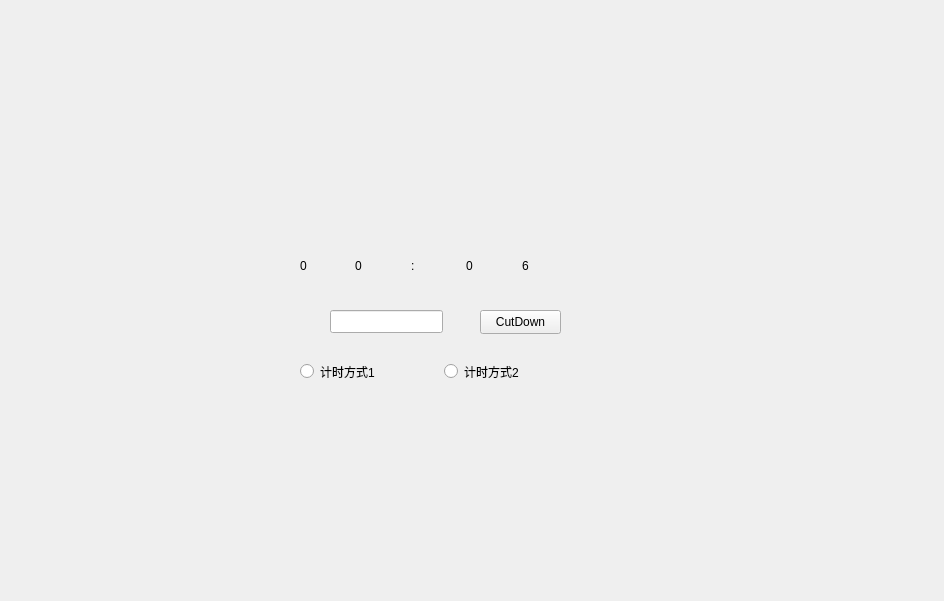
<?xml version="1.0" encoding="UTF-8"?>
<ui version="4.0">
 <class>countdown</class>
 <widget class="QWidget" name="countdown">
  <property name="geometry">
   <rect>
    <x>0</x>
    <y>0</y>
    <width>944</width>
    <height>601</height>
   </rect>
  </property>
  <property name="windowTitle">
   <string>Form</string>
  </property>
  <widget class="QLineEdit" name="lineEdit">
   <property name="geometry">
    <rect>
     <x>330</x>
     <y>310</y>
     <width>113</width>
     <height>23</height>
    </rect>
   </property>
  </widget>
  <widget class="QPushButton" name="pushButton">
   <property name="geometry">
    <rect>
     <x>480</x>
     <y>310</y>
     <width>81</width>
     <height>24</height>
    </rect>
   </property>
   <property name="text">
    <string>CutDown</string>
   </property>
  </widget>
  <widget class="QWidget" name="layoutWidget">
   <property name="geometry">
    <rect>
     <x>300</x>
     <y>240</y>
     <width>271</width>
     <height>51</height>
    </rect>
   </property>
   <layout class="QHBoxLayout" name="horizontalLayout">
    <item>
     <widget class="QLabel" name="label">
      <property name="text">
       <string>0</string>
      </property>
     </widget>
    </item>
    <item>
     <widget class="QLabel" name="label_2">
      <property name="text">
       <string>0</string>
      </property>
     </widget>
    </item>
    <item>
     <widget class="QLabel" name="label_3">
      <property name="text">
       <string>:</string>
      </property>
     </widget>
    </item>
    <item>
     <widget class="QLabel" name="label_4">
      <property name="text">
       <string>0</string>
      </property>
     </widget>
    </item>
    <item>
     <widget class="QLabel" name="label_5">
      <property name="text">
       <string>6</string>
      </property>
     </widget>
    </item>
   </layout>
  </widget>
  <widget class="QWidget" name="">
   <property name="geometry">
    <rect>
     <x>300</x>
     <y>360</y>
     <width>281</width>
     <height>23</height>
    </rect>
   </property>
   <layout class="QHBoxLayout" name="horizontalLayout_2">
    <item>
     <widget class="QRadioButton" name="radioButton">
      <property name="text">
       <string>计时方式1</string>
      </property>
      <property name="checked">
       <bool>false</bool>
      </property>
     </widget>
    </item>
    <item>
     <widget class="QRadioButton" name="radioButton_2">
      <property name="text">
       <string>计时方式2</string>
      </property>
      <property name="checked">
       <bool>false</bool>
      </property>
      <property name="autoExclusive">
       <bool>false</bool>
      </property>
     </widget>
    </item>
   </layout>
  </widget>
 </widget>
 <resources/>
 <connections/>
</ui>
